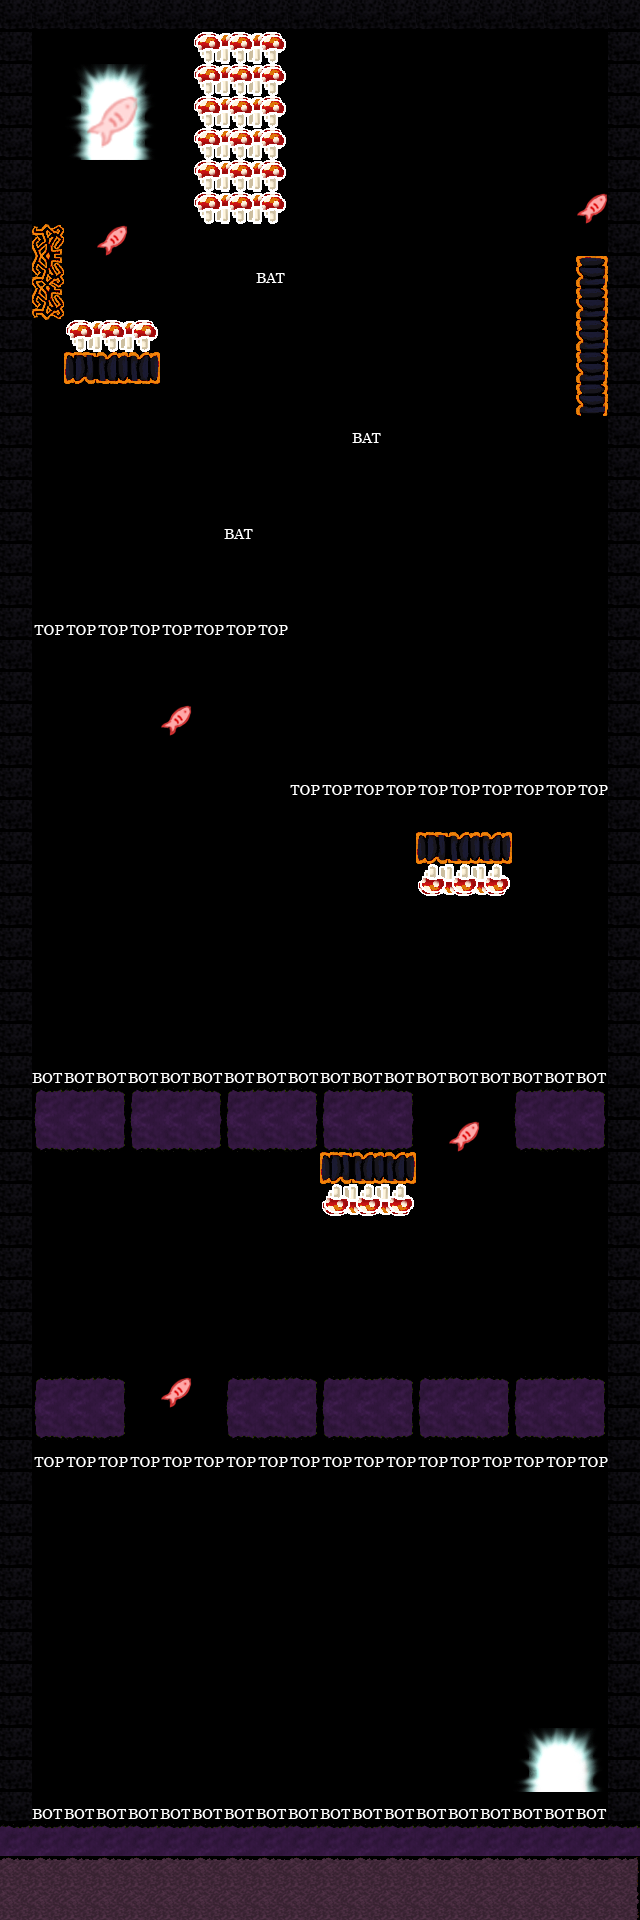

Below is a game level as drawn by its tile map, then a one-line description and the .tmx that defines it (tile-layer data replaced by summaries):
An orthogonal 20x60 tile map with 32x32 px tiles, 3 tile layers (background, foreground, object), 2 tilesets.

<map version="1.0" orientation="orthogonal" width="20" height="60" tilewidth="32" tileheight="32">
 <tileset firstgid="1" source="hellTiles.tsx" />
 <tileset firstgid="201" source="salmonTiles.tsx" />
 <layer name="background" width="20" height="60">
  <data>[1200 cells, 0 non-empty, 0 distinct tile ids]</data>
 </layer>
 <layer name="foreground" width="20" height="60">
  <data>[1200 cells, 314 non-empty, 45 distinct tile ids]</data>
 </layer>
 <layer name="object" width="20" height="60">
  <data>[1200 cells, 80 non-empty, 4 distinct tile ids]</data>
 </layer>
</map>
